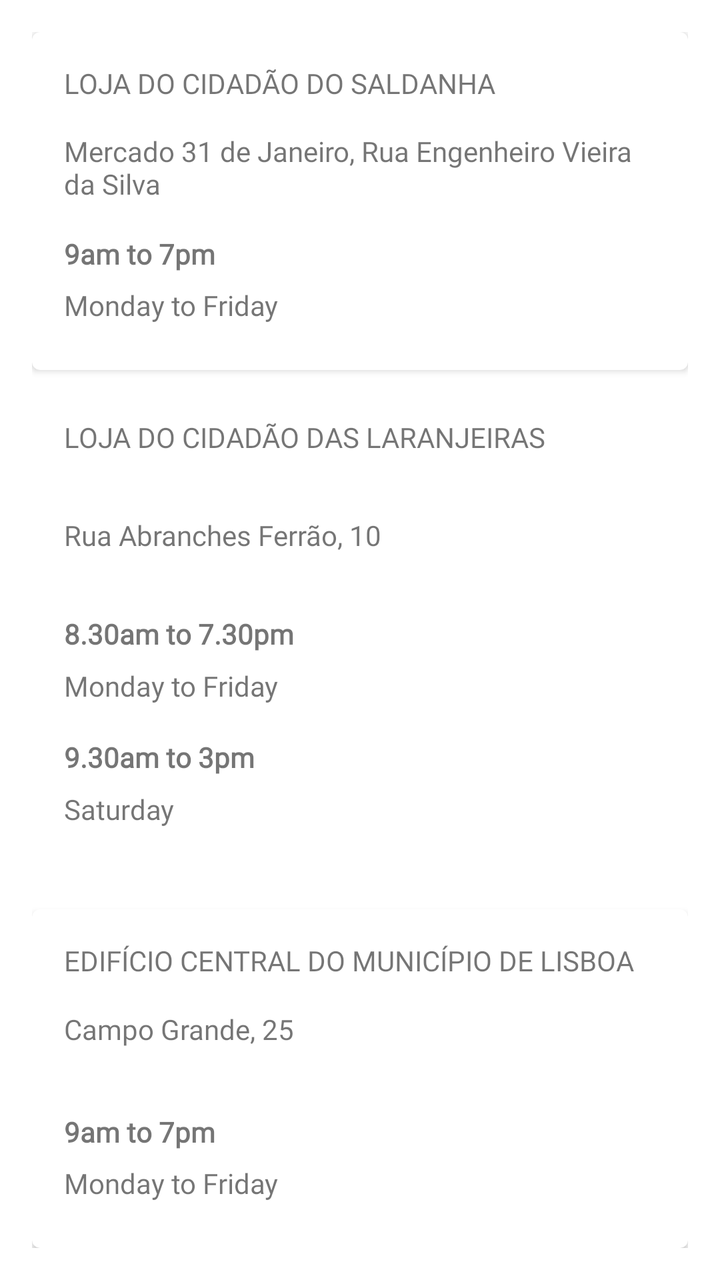
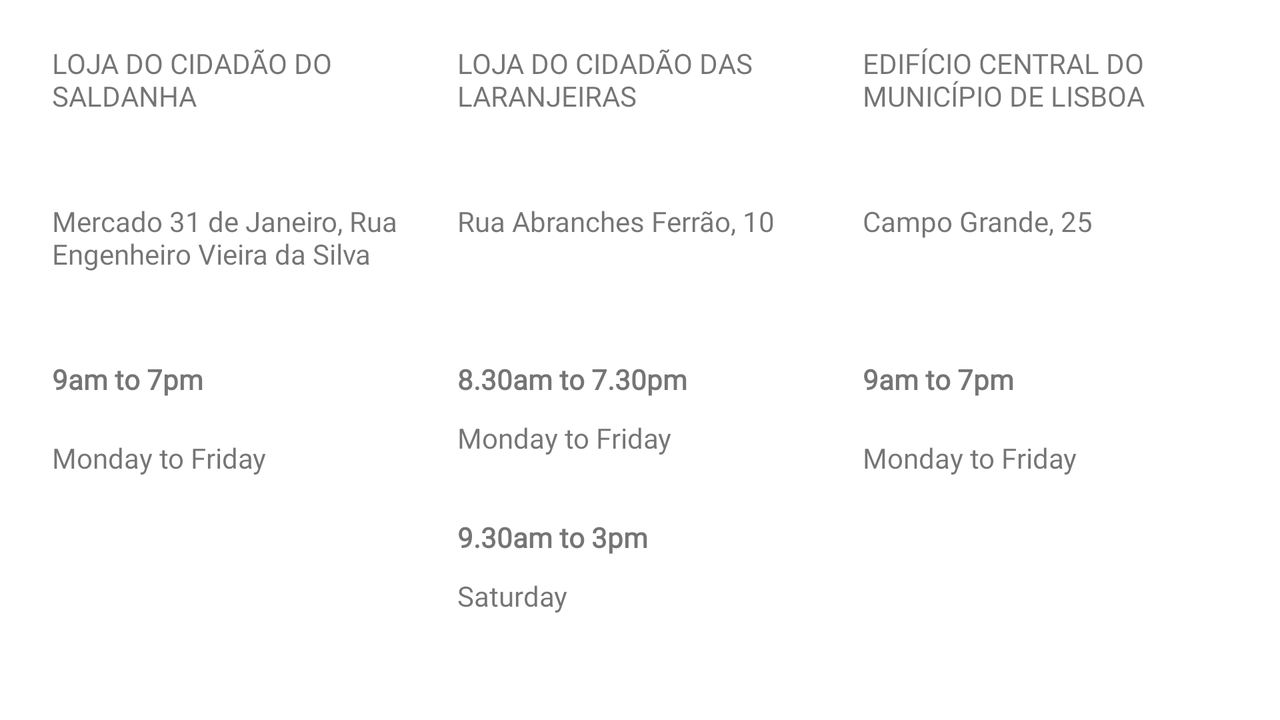

First picture: res/layout/ on a phone held upright. Second picture: the repository's own variant of that layout, on a device whose configuration matches the variant's folder. Source for both follows.
<!-- AndroidManifest.xml: application theme AppTheme -->
<!-- res/layout/fragment_contacts_service_points.xml -->
<?xml version="1.0" encoding="utf-8"?>
<LinearLayout xmlns:android="http://schemas.android.com/apk/res/android"
    xmlns:tools="http://schemas.android.com/tools"
    android:layout_width="match_parent"
    android:layout_height="match_parent"
    xmlns:app="http://schemas.android.com/apk/res-auto"
    android:padding="16dp"
    android:weightSum="35"
    android:orientation="vertical"
    tools:context=".ui.fragments.ContactsServicePointsFragment">

    <androidx.cardview.widget.CardView
        android:id="@+id/service_point_saldanha"
        android:layout_gravity="center"
        android:layout_width="match_parent"
        android:layout_height="0dp"
        android:layout_marginBottom="4dp"
        app:contentPadding="16dp"
        android:layout_weight="10"
        app:cardCornerRadius="4dp">

        <LinearLayout
            android:layout_width="match_parent"
            android:layout_height="match_parent"
            android:orientation="vertical"
            android:weightSum="16">

            <TextView
                android:layout_width="match_parent"
                android:layout_height="0dp"
                android:text="@string/service_point1_name"
                android:layout_weight="4"
                android:textAllCaps="true"/>

            <TextView
                android:layout_width="match_parent"
                android:layout_height="0dp"
                android:layout_weight="6"
                android:text="@string/service_point1_address"/>

            <LinearLayout
                android:layout_width="match_parent"
                android:layout_height="0dp"
                android:orientation="vertical"
                android:layout_weight="6"
                android:weightSum="8">

                <TextView
                    android:layout_width="wrap_content"
                    android:layout_height="wrap_content"
                    android:layout_weight="4"
                    android:text="@string/schedule_9am_7pm"
                    android:textStyle="bold" />

                <TextView
                    android:layout_width="wrap_content"
                    android:layout_height="wrap_content"
                    android:layout_weight="4"
                    android:text="@string/schedule_monday_friday" />

            </LinearLayout>

        </LinearLayout>

    </androidx.cardview.widget.CardView>

    <androidx.cardview.widget.CardView
        android:id="@+id/service_point_laranjeiras"
        android:layout_gravity="center"
        android:layout_width="match_parent"
        android:layout_height="0dp"
        android:layout_marginTop="4dp"
        android:layout_marginBottom="4dp"
        app:contentPadding="16dp"
        android:layout_weight="15"
        app:cardCornerRadius="4dp">

        <LinearLayout
            android:layout_width="match_parent"
            android:layout_height="match_parent"
            android:orientation="vertical"
            android:weightSum="36">

            <TextView
                android:layout_width="match_parent"
                android:layout_height="0dp"
                android:text="@string/service_point2_name"
                android:layout_weight="8"
                android:textAllCaps="true"/>

            <TextView
                android:layout_width="match_parent"
                android:layout_height="0dp"
                android:layout_weight="8"
                android:text="@string/service_point2_address"/>

            <LinearLayout
                android:layout_width="match_parent"
                android:layout_height="0dp"
                android:orientation="vertical"
                android:layout_weight="10"
                android:weightSum="10">

                <TextView
                    android:layout_width="wrap_content"
                    android:layout_height="wrap_content"
                    android:layout_weight="3"
                    android:textStyle="bold"
                    android:text="@string/schedule_830am_730pm"/>

                <TextView
                    android:layout_width="wrap_content"
                    android:layout_height="wrap_content"
                    android:layout_weight="7"
                    android:text="@string/schedule_monday_friday"/>

            </LinearLayout>

            <LinearLayout
                android:layout_width="match_parent"
                android:layout_height="0dp"
                android:orientation="vertical"
                android:layout_weight="10"
                android:weightSum="10">

                <TextView
                    android:layout_width="wrap_content"
                    android:layout_height="wrap_content"
                    android:layout_weight="3"
                    android:textStyle="bold"
                    android:text="@string/schedule_930am_3pm"/>

                <TextView
                    android:layout_width="wrap_content"
                    android:layout_height="wrap_content"
                    android:layout_weight="7"
                    android:text="@string/schedule_saturday"/>

            </LinearLayout>

        </LinearLayout>

    </androidx.cardview.widget.CardView>

    <androidx.cardview.widget.CardView
        android:id="@+id/service_point_central"
        android:layout_gravity="center"
        android:layout_width="match_parent"
        android:layout_height="0dp"
        android:layout_marginTop="4dp"
        app:contentPadding="16dp"
        android:layout_weight="10"
        app:cardCornerRadius="4dp">

        <LinearLayout
            android:layout_width="match_parent"
            android:layout_height="match_parent"
            android:orientation="vertical"
            android:weightSum="16">

            <TextView
                android:layout_width="match_parent"
                android:layout_height="0dp"
                android:text="@string/service_point3_name"
                android:layout_weight="4"
                android:textAllCaps="true"/>

            <TextView
                android:layout_width="match_parent"
                android:layout_height="0dp"
                android:layout_weight="6"
                android:text="@string/service_point3_address"/>

            <LinearLayout
                android:layout_width="match_parent"
                android:layout_height="0dp"
                android:orientation="vertical"
                android:layout_weight="6"
                android:weightSum="8">

                <TextView
                    android:layout_width="wrap_content"
                    android:layout_height="wrap_content"
                    android:layout_weight="4"
                    android:textStyle="bold"
                    android:text="@string/schedule_9am_7pm"/>

                <TextView
                    android:layout_width="wrap_content"
                    android:layout_height="wrap_content"
                    android:layout_weight="4"
                    android:text="@string/schedule_monday_friday"/>

            </LinearLayout>

        </LinearLayout>

    </androidx.cardview.widget.CardView>

</LinearLayout>
<!-- resources referenced by this layout -->
<resources>
  <string name="schedule_830am_730pm">8.30am to 7.30pm</string>
  <string name="schedule_930am_3pm">9.30am to 3pm</string>
  <string name="schedule_9am_7pm">9am to 7pm</string>
  <string name="schedule_monday_friday">Monday to Friday</string>
  <string name="schedule_saturday">Saturday</string>+
  <string name="service_point1_address" translatable="false">Mercado 31 de Janeiro, Rua Engenheiro Vieira da Silva</string>
  <string name="service_point1_name" translatable="false">Loja do Cidadão do Saldanha</string>
  <string name="service_point2_address" translatable="false">Rua Abranches Ferrão, 10</string>
  <string name="service_point2_name" translatable="false">Loja do Cidadão das Laranjeiras</string>
  <string name="service_point3_address" translatable="false">Campo Grande, 25</string>
  <string name="service_point3_name" translatable="false">Edifício central do Município de Lisboa</string>
  <style name="AppTheme" parent="Theme.MaterialComponents.DayNight.NoActionBar">
          <item name="colorPrimary">@color/emelDarkBlue</item>
          <item name="colorPrimaryDark">@color/emelLightBlue</item>
          <item name="colorAccent">@color/emelGreen</item>
          <item name="materialButtonStyle">@style/Widget.App.Button</item>
          <item name="fontFamily">@font/roboto</item>
      </style>
  <color name="emelDarkBlue">#30567F</color>
  <color name="emelLightBlue">#91CCE3</color>
  <color name="emelGreen">#9EC54E</color>
  <style name="Widget.App.Button" parent="Widget.MaterialComponents.Button">
          <item name="android:textColor">@color/white</item>
          <item name="materialThemeOverlay">@style/ThemeOverlay.App.Button</item>
      </style>
  <color name="white">#FFFFFF</color>
  <style name="ThemeOverlay.App.Button" parent="">
          <item name="colorPrimary">@color/emelGreen</item>
      </style>
</resources>
<!-- res/layout-land/fragment_contacts_service_points.xml (the repository's variant of the layout above) -->
<!-- drawn on the phone turned sideways -->
<?xml version="1.0" encoding="utf-8"?>
<LinearLayout xmlns:android="http://schemas.android.com/apk/res/android"
    xmlns:tools="http://schemas.android.com/tools"
    android:layout_width="match_parent"
    android:layout_height="match_parent"
    xmlns:app="http://schemas.android.com/apk/res-auto"
    android:padding="16dp"
    android:weightSum="30"
    android:orientation="horizontal"
    tools:context=".ui.fragments.ContactsServicePointsFragment">

    <androidx.cardview.widget.CardView
        android:id="@+id/service_point_saldanha"
        android:layout_gravity="center"
        android:layout_width="0dp"
        android:layout_height="match_parent"
        android:layout_marginStart="4dp"
        android:layout_marginEnd="4dp"
        app:contentPadding="6dp"
        android:layout_weight="10"
        app:cardCornerRadius="4dp">

        <LinearLayout
            android:layout_width="match_parent"
            android:layout_height="match_parent"
            android:orientation="vertical"
            android:weightSum="16">

            <TextView
                android:layout_width="match_parent"
                android:layout_height="0dp"
                android:text="@string/service_point1_name"
                android:layout_weight="4"
                android:textAllCaps="true"/>

            <TextView
                android:layout_width="match_parent"
                android:layout_height="0dp"
                android:layout_weight="4"
                android:text="@string/service_point1_address"/>

            <LinearLayout
                android:layout_width="match_parent"
                android:layout_height="0dp"
                android:orientation="vertical"
                android:layout_weight="8"
                android:weightSum="8">

                <TextView
                    android:layout_width="match_parent"
                    android:layout_height="0dp"
                    android:layout_weight="2"
                    android:text="@string/schedule_9am_7pm"
                    android:textStyle="bold" />

                <TextView
                    android:layout_width="match_parent"
                    android:layout_height="0dp"
                    android:layout_weight="6"
                    android:text="@string/schedule_monday_friday" />

            </LinearLayout>

        </LinearLayout>

    </androidx.cardview.widget.CardView>

    <androidx.cardview.widget.CardView
        android:id="@+id/service_point_laranjeiras"
        android:layout_gravity="center"
        android:layout_width="0dp"
        android:layout_height="match_parent"
        android:layout_marginStart="4dp"
        android:layout_marginEnd="4dp"
        app:contentPadding="6dp"
        android:layout_weight="10"
        app:cardCornerRadius="4dp">

        <LinearLayout
            android:layout_width="match_parent"
            android:layout_height="match_parent"
            android:orientation="vertical"
            android:weightSum="36">

            <TextView
                android:layout_width="match_parent"
                android:layout_height="0dp"
                android:text="@string/service_point2_name"
                android:layout_weight="9"
                android:textAllCaps="true"/>

            <TextView
                android:layout_width="match_parent"
                android:layout_height="0dp"
                android:layout_weight="9"
                android:text="@string/service_point2_address"/>

            <LinearLayout
                android:layout_width="match_parent"
                android:layout_height="0dp"
                android:orientation="vertical"
                android:layout_weight="9"
                android:weightSum="8">

                <TextView
                    android:layout_width="match_parent"
                    android:layout_height="0dp"
                    android:layout_weight="3"
                    android:textStyle="bold"
                    android:text="@string/schedule_830am_730pm"/>

                <TextView
                    android:layout_width="match_parent"
                    android:layout_height="0dp"
                    android:layout_weight="5"
                    android:text="@string/schedule_monday_friday"/>

            </LinearLayout>

            <LinearLayout
                android:layout_width="match_parent"
                android:layout_height="0dp"
                android:orientation="vertical"
                android:layout_weight="9"
                android:weightSum="8">

                <TextView
                    android:layout_width="match_parent"
                    android:layout_height="0dp"
                    android:layout_weight="3"
                    android:textStyle="bold"
                    android:text="@string/schedule_930am_3pm"/>

                <TextView
                    android:layout_width="match_parent"
                    android:layout_height="0dp"
                    android:layout_weight="5"
                    android:text="@string/schedule_saturday"/>

            </LinearLayout>

        </LinearLayout>

    </androidx.cardview.widget.CardView>

    <androidx.cardview.widget.CardView
        android:id="@+id/service_point_central"
        android:layout_gravity="center"
        android:layout_width="0dp"
        android:layout_height="match_parent"
        android:layout_marginStart="4dp"
        android:layout_marginEnd="4dp"
        app:contentPadding="6dp"
        android:layout_weight="10"
        app:cardCornerRadius="4dp">

        <LinearLayout
            android:layout_width="match_parent"
            android:layout_height="match_parent"
            android:orientation="vertical"
            android:weightSum="16">

            <TextView
                android:layout_width="match_parent"
                android:layout_height="0dp"
                android:text="@string/service_point3_name"
                android:layout_weight="4"
                android:textAllCaps="true"/>

            <TextView
                android:layout_width="match_parent"
                android:layout_height="0dp"
                android:layout_weight="4"
                android:text="@string/service_point3_address"/>

            <LinearLayout
                android:layout_width="match_parent"
                android:layout_height="0dp"
                android:orientation="vertical"
                android:layout_weight="8"
                android:weightSum="8">

                <TextView
                    android:layout_width="match_parent"
                    android:layout_height="0dp"
                    android:layout_weight="2"
                    android:textStyle="bold"
                    android:text="@string/schedule_9am_7pm"/>

                <TextView
                    android:layout_width="match_parent"
                    android:layout_height="0dp"
                    android:layout_weight="6"
                    android:text="@string/schedule_monday_friday"/>

            </LinearLayout>

        </LinearLayout>

    </androidx.cardview.widget.CardView>

</LinearLayout>
